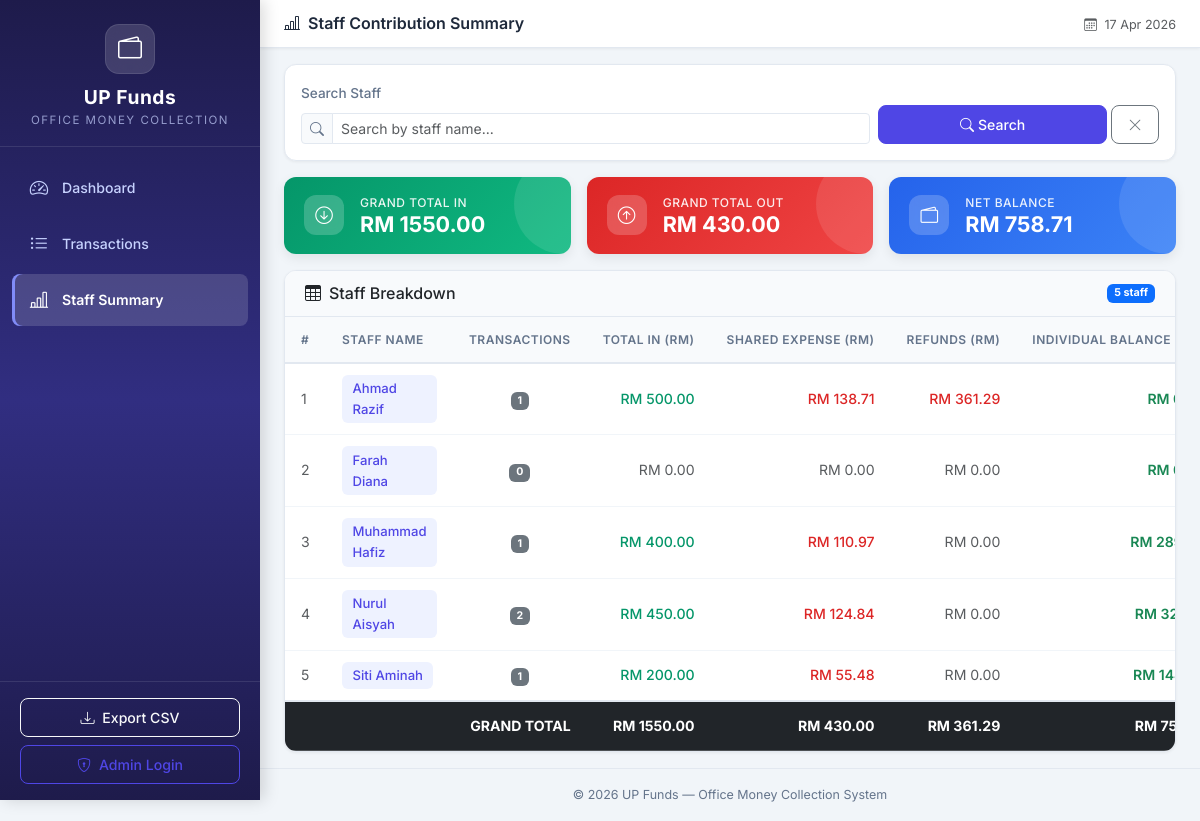
The app's page /summary, older data.
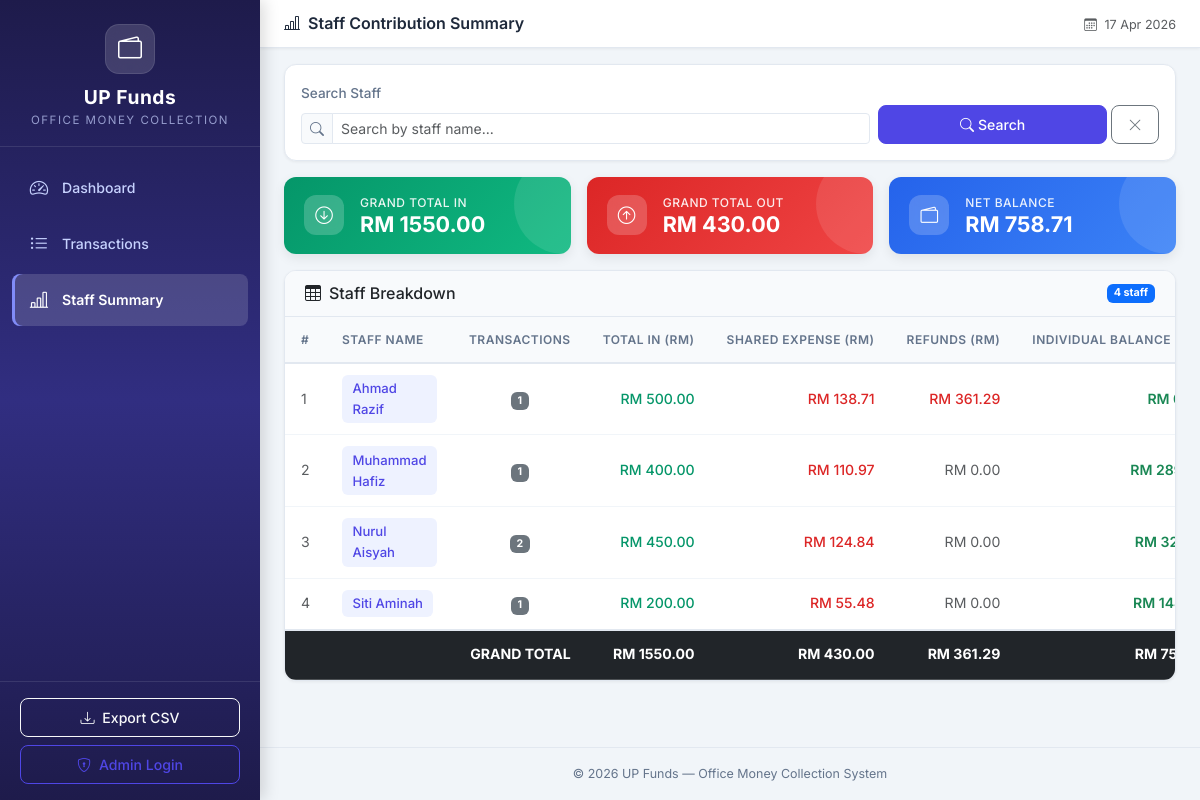
The same page, newer data.
### tables this page shows
CREATE TABLE staff (
            id INTEGER PRIMARY KEY AUTOINCREMENT,
            name TEXT NOT NULL UNIQUE,
            is_active INTEGER DEFAULT 1,
            created_at TIMESTAMP DEFAULT CURRENT_TIMESTAMP
        );

### app.py (the view)
@app.route('/summary')
def staff_summary():
    conn = get_db_connection()
    search_query = request.args.get('search', '')
    global_totals = conn.execute('''
        SELECT
            COALESCE(SUM(amount_in), 0) as total_in,
            COALESCE(SUM(CASE WHEN expense_type = 'shared' THEN amount_out ELSE 0 END), 0) as total_shared_out,
            COALESCE(SUM(CASE WHEN expense_type = 'personal' THEN amount_out ELSE 0 END), 0) as total_refunds
        FROM cash_records
    ''').fetchone()
    grand_total_in = global_totals['total_in']
    grand_total_out = global_totals['total_shared_out']  # Shared expenses only
    grand_total_refunds = global_totals['total_refunds']
    grand_balance = grand_total_in - grand_total_out - grand_total_refunds
    active_total_in = conn.execute('''
        SELECT COALESCE(SUM(cr.amount_in), 0) as active_total_in
        FROM cash_records cr
        JOIN staff s ON cr.staff_id = s.id
        WHERE s.is_active = 1
    ''').fetchone()['active_total_in']
    query = '''
        SELECT
            s.id,
            s.name,
            COALESCE(SUM(cr.amount_in), 0) as total_in,
            COALESCE(SUM(CASE WHEN cr.expense_type = 'personal' THEN cr.amount_out ELSE 0 END), 0) as personal_refunds,
            COUNT(CASE WHEN cr.amount_in > 0 THEN cr.id END) as transaction_count
        FROM staff s
        LEFT JOIN cash_records cr ON s.id = cr.staff_id
        WHERE s.is_active = 1
    '''
    params = []
    if search_query:
        query += ' WHERE s.name LIKE ?'
        params.append(f'%{search_query}%')
    query += ' GROUP BY s.id, s.name ORDER BY s.name'
    summary_raw = conn.execute(query, params).fetchall()
    summary = []
    for row in summary_raw:
        contribution_percentage = row['total_in'] / active_total_in if active_total_in > 0 else 0
        shared_expense = grand_total_out * contribution_percentage
        summary.append({
            'name': row['name'],
            'transaction_count': row['transaction_count'],
            'total_in': row['total_in'],
            'personal_refunds': row['personal_refunds'],
            'shared_expense': shared_expense,
            'net_balance': row['total_in'] - shared_expense - row['personal_refunds']
        })
    conn.close()
    return render_template('summary.html',
                           summary=summary,
                           grand_total_in=grand_total_in,
                           grand_total_out=grand_total_out,
                           grand_total_refunds=grand_total_refunds,
                           grand_balance=grand_balance,
                           search_query=search_query)

### app.py (called while the page is built)
@app.context_processor
def inject_now():
    is_admin = session.get('role') == 'admin'
    return {'now': datetime.now(), 'is_admin': is_admin}

### database.py (called while the page is built)
def get_db_connection():
    conn = sqlite3.connect(DATABASE_PATH)
    conn.row_factory = sqlite3.Row  # Access columns by name
    conn.execute("PRAGMA foreign_keys = ON")  # Enable foreign key support
    return conn

### templates/summary.html (shortened to what the changed rows need)
{% extends 'base.html' %}
{% block content %}
<div class="card content-card">
    <div class="card-header d-flex justify-content-between align-items-center">
        <h6 class="mb-0"><i class="bi bi-table me-2"></i>Staff Breakdown</h6>
        <span class="badge bg-primary">{{ summary|length }} staff</span>
    </div>
    <div class="card-body p-0">
        {% if summary %}
        <div class="table-responsive">
            <table class="table table-hover mb-0">
                <thead>
                    <tr>
                        <th>#</th>
                        <th>Staff Name</th>
                        <th class="text-center">Transactions</th>
                        <th class="text-end">Total In (RM)</th>
                        <th class="text-end">Shared Expense (RM)</th>
                        <th class="text-end">Refunds (RM)</th>
                        <th class="text-end">Individual Balance (RM)</th>
                    </tr>
                </thead>
                <tbody>
                    {% for row in summary %}
                    <tr>
                        <td class="text-muted">{{ loop.index }}</td>
                        <td>
                            <span class="staff-badge">{{ row['name'] }}</span>
                        </td>
                        <td class="text-center">
                            <span class="badge bg-secondary">{{ row['transaction_count'] }}</span>
                        </td>
                        <td class="text-end">
                            {% if row['total_in'] > 0 %}
                                <span class="amount-in">RM {{ "%.2f"|format(row['total_in']) }}</span>
                            {% else %}
                                <span class="text-muted">RM 0.00</span>
                            {% endif %}
                        </td>
                        <td class="text-end">
                            {% if row['shared_expense'] > 0 %}
                                <span class="amount-out">RM {{ "%.2f"|format(row['shared_expense']) }}</span>
                            {% else %}
                                <span class="text-muted">RM 0.00</span>
                            {% endif %}
                        </td>
                        <td class="text-end">
                            {% if row['personal_refunds'] > 0 %}
                                <span class="amount-out">RM {{ "%.2f"|format(row['personal_refunds']) }}</span>
                            {% else %}
                                <span class="text-muted">RM 0.00</span>
                            {% endif %}
                        </td>
                        <td class="text-end">
                            <span class="fw-semibold {% if row['net_balance'] >= 0 %}text-success{% else %}text-danger{% endif %}">
                                RM {{ "%.2f"|format(row['net_balance']) }}
                            </span>
                        </td>
                    </tr>
                    {% endfor %}
                </tbody>
            </table>
        </div>
        {% endif %}
    </div>
</div>
{% endblock %}

Row changes from the older to the newer data that the page shows:
no longer on this page (row edited): staff: name "Farah Diana", transaction_count "0", shows "RM 0.00"
Text that changed along with them:
{{ summary|length }}: "5" → "4"
